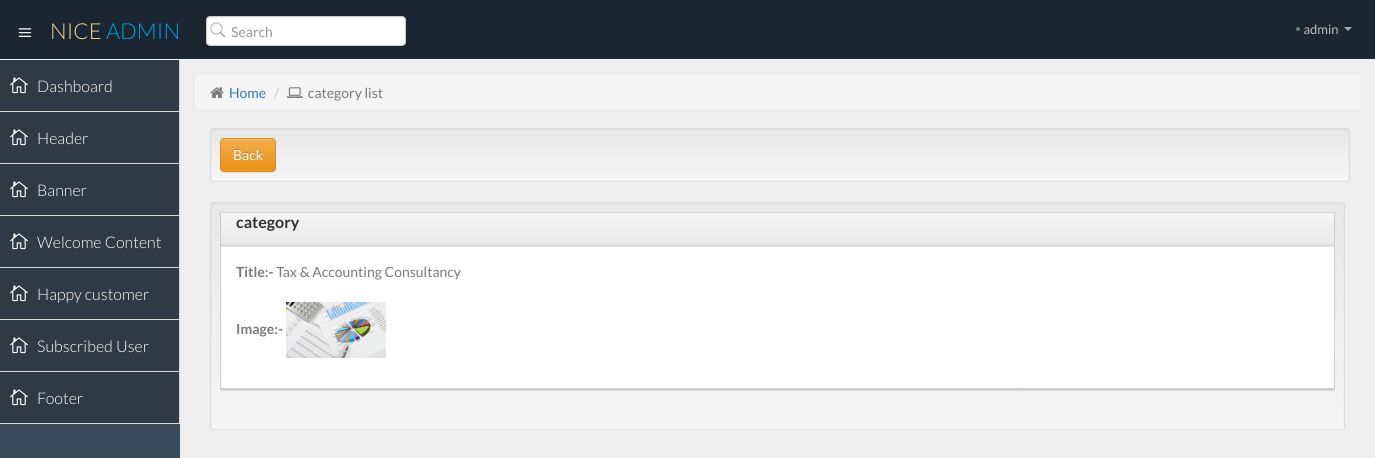
The page /admin/header_view.php?id=17 on the database its author committed.
### tables this page shows
CREATE TABLE `pages` (
  `id` int(255) NOT NULL,
  `title` varchar(255) NOT NULL,
  `parent` varchar(255) NOT NULL,
  `content` text NOT NULL,
  `image` text NOT NULL,
  `slug` varchar(255) NOT NULL,
  `created_date` datetime DEFAULT NULL,
  `updated_date` datetime DEFAULT NULL
);

### admin/header_view.php (the view, shortened to what this page needs)
<?php include("include/header.php");?>
<?php include("include/sidemenu.php");?>
<section id="main-content">
          <section class="wrapper">
			  <div class="row">
				<div class="col-lg-12">
					<ol class="breadcrumb">
						<li><i class="fa fa-home"></i><a href="dashboard.php">Home</a></li>
						<li><i class="fa fa-laptop"></i>category list</li>
					</ol>
				</div>
			</div>
			<div class="container">
    <div class="well well-sm">
        <a href="updateheader.php" class="btn btn-warning">Back</a>
    </div>
</div>
<div class="col-md-12">
<div class="well well-sm">
    <div class="panel panel-default">
  <div class="panel-heading"><h3 class="panel-title"><strong>category </strong></h3></div>
  <div class="panel-body">
   <?php
$id=$_GET['id'];
$query="select * from pages where id='$id'";
 $run=mysql_query($query)or die(mysql_error());
 $row=mysql_fetch_array($run);
 ?>
  <div class="form-group">
    <label for="username"><b>Title:-</b> </label>
    <?php echo $row['title'];?>
  </div>
  <div class="form-group">
    <label for="uploadimage"><b>Image:-</b> </label>
  <image src="images/<?php echo $row['image'];?>" width="100">
  </div>
</div>
</div>
</div>
          </section>
      </section>

### admin/css/style.css (style rules this page uses)
body { color: #797979; background: #eeeeee; font-family: 'Lato', sans-serif; padding: 0px !important; margin: 0px !important; font-size:14px !important; }
h1,h2,h3,h4,h5 { font-weight: 300; }
label { font-weight: 300; }
a, a:hover, a:focus { text-decoration: none; outline: none; outline: 0; }
#main-content { margin-left: 180px; }
.wrapper { display: inline-block; margin-top: 60px; padding: 15px; width: 100%; }
.breadcrumb { -webkit-border-radius: 0px; -moz-border-radius: 0px; border-radius: 0px; height: 34px; position: relative; margin: 0 0 19px 0; overflow: hidden; }
.breadcrumb li { position: relative; margin-right: 0; }
.breadcrumb li i { Font-size: 15px; margin-right: 5px; }
.panel { border:none; -webkit-border-radius: 0px; -moz-border-radius: 0px; border-radius: 0px; -webkit-box-shadow: none; -moz-box-shadow: none; box-shadow: none; margin-bottom: 30px; }
.panel .panel-heading { line-height: 34px; padding: 0 15px; min-height: 34px; border-left: 1px solid #ccc; border-right: 1px solid #ccc; -webkit-border-radius: 0px; -moz-border-radius: 0px; border-radius: 0px; position: relative; box-shadow: inset 0 -2px 0 rgba(0,0,0,.05); -moz-box-shadow: inset 0 -2px 0 rgba(0,0,0,.05); -webkit-box-shadow: inset 0 -2px 0 rgba(0,0,0,.05); }
.panel .panel-body { border-width: 1px 1px 2px; border-style: solid; border-top: none; border-right-color: #ccc!important; border-bottom-color: #ccc!important; border-left-color: #ccc!important; }
.panel.panel-default { border-radius: 0px; border-top: 1px solid #d4d4d4; -webkit-box-shadow: 0 2px 1px -1px rgba(0, 0, 0, 0.1); -moz-box-shadow: 0 2px 1px -1px rgba(0, 0, 0, 0.1); box-shadow: 0 2px 1px -1px rgba(0, 0, 0, 0.1); }
.panel-heading { background: #F7F7F7; color: #688a7e; }
.panel-heading h3 { margin: 0px !important; }

### rows shown on the page
pages: title "Tax & Accounting Consultancy", image (picture)
